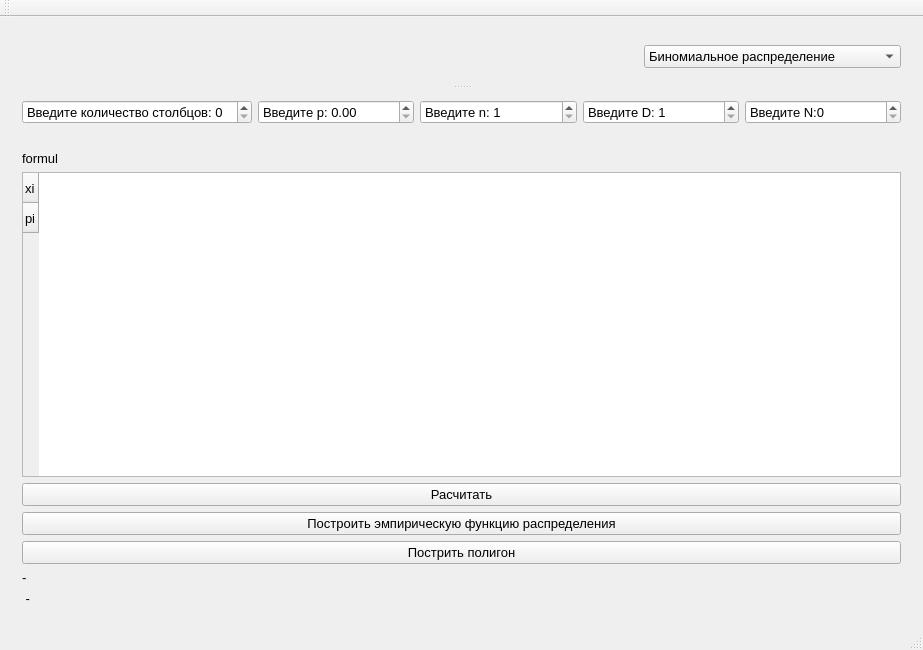
<?xml version="1.0" encoding="UTF-8"?>
<ui version="4.0">
 <class>MainWindow</class>
 <widget class="QMainWindow" name="MainWindow">
  <property name="geometry">
   <rect>
    <x>0</x>
    <y>0</y>
    <width>923</width>
    <height>650</height>
   </rect>
  </property>
  <property name="windowTitle">
   <string>MainWindow</string>
  </property>
  <widget class="QWidget" name="centralWidget">
   <layout class="QGridLayout" name="gridLayout">
    <item row="0" column="0">
     <widget class="QSplitter" name="splitter">
      <property name="font">
       <font>
        <pointsize>10</pointsize>
       </font>
      </property>
      <property name="orientation">
       <enum>Qt::Vertical</enum>
      </property>
      <widget class="QWidget" name="horizontalLayoutWidget">
       <property name="font">
        <font>
         <pointsize>10</pointsize>
        </font>
       </property>
       <layout class="QHBoxLayout" name="horizontalLayout_2">
        <item>
         <spacer name="horizontalSpacer">
          <property name="font">
           <font>
            <pointsize>10</pointsize>
           </font>
          </property>
          <property name="orientation">
           <enum>Qt::Horizontal</enum>
          </property>
          <property name="sizeHint" stdset="0">
           <size>
            <width>40</width>
            <height>20</height>
           </size>
          </property>
         </spacer>
        </item>
        <item>
         <widget class="QComboBox" name="comboBox">
          <property name="font">
           <font>
            <pointsize>10</pointsize>
           </font>
          </property>
          <item>
           <property name="text">
            <string>Биномиальное распределение</string>
           </property>
          </item>
          <item>
           <property name="text">
            <string>Гипергеометрическое распределение</string>
           </property>
          </item>
         </widget>
        </item>
       </layout>
      </widget>
      <widget class="QWidget" name="verticalLayoutWidget">
       <property name="font">
        <font>
         <pointsize>10</pointsize>
        </font>
       </property>
       <layout class="QVBoxLayout" name="verticalLayout">
        <item>
         <layout class="QHBoxLayout" name="horizontalLayout">
          <item>
           <widget class="QSpinBox" name="countSpinBox">
            <property name="font">
             <font>
              <pointsize>10</pointsize>
             </font>
            </property>
            <property name="prefix">
             <string>Введите количество столбцов: </string>
            </property>
           </widget>
          </item>
          <item>
           <widget class="QDoubleSpinBox" name="pSpinBox">
            <property name="font">
             <font>
              <pointsize>10</pointsize>
             </font>
            </property>
            <property name="prefix">
             <string>Введите p: </string>
            </property>
            <property name="suffix">
             <string/>
            </property>
            <property name="maximum">
             <double>1.000000000000000</double>
            </property>
            <property name="singleStep">
             <double>0.010000000000000</double>
            </property>
           </widget>
          </item>
          <item>
           <widget class="QSpinBox" name="nSpinBox">
            <property name="font">
             <font>
              <pointsize>10</pointsize>
             </font>
            </property>
            <property name="prefix">
             <string>Введите n: </string>
            </property>
            <property name="minimum">
             <number>1</number>
            </property>
           </widget>
          </item>
          <item>
           <widget class="QSpinBox" name="dSpinBox">
            <property name="font">
             <font>
              <pointsize>10</pointsize>
             </font>
            </property>
            <property name="prefix">
             <string>Введите D: </string>
            </property>
            <property name="minimum">
             <number>1</number>
            </property>
           </widget>
          </item>
          <item>
           <widget class="QSpinBox" name="NSpinBox">
            <property name="font">
             <font>
              <pointsize>10</pointsize>
             </font>
            </property>
            <property name="prefix">
             <string>Введите N:</string>
            </property>
           </widget>
          </item>
         </layout>
        </item>
        <item>
         <layout class="QHBoxLayout" name="horizontalLayout_5"/>
        </item>
        <item>
         <widget class="QLabel" name="guide">
          <property name="text">
           <string> </string>
          </property>
         </widget>
        </item>
        <item>
         <widget class="QLabel" name="formul">
          <property name="text">
           <string>formul</string>
          </property>
         </widget>
        </item>
        <item>
         <widget class="QTableWidget" name="tableWidget">
          <property name="font">
           <font>
            <pointsize>10</pointsize>
           </font>
          </property>
          <row>
           <property name="text">
            <string>xi</string>
           </property>
          </row>
          <row>
           <property name="text">
            <string>pi</string>
           </property>
          </row>
         </widget>
        </item>
        <item>
         <widget class="QPushButton" name="resoltingButton">
          <property name="font">
           <font>
            <pointsize>10</pointsize>
           </font>
          </property>
          <property name="text">
           <string>Расчитать</string>
          </property>
         </widget>
        </item>
        <item>
         <widget class="QPushButton" name="graphic">
          <property name="font">
           <font>
            <pointsize>10</pointsize>
           </font>
          </property>
          <property name="text">
           <string>Построить эмпирическую функцию распределения</string>
          </property>
         </widget>
        </item>
        <item>
         <widget class="QPushButton" name="graphic2">
          <property name="font">
           <font>
            <pointsize>10</pointsize>
           </font>
          </property>
          <property name="text">
           <string>Пострить полигон</string>
          </property>
         </widget>
        </item>
        <item>
         <widget class="QLabel" name="Mx">
          <property name="font">
           <font>
            <pointsize>10</pointsize>
           </font>
          </property>
          <property name="text">
           <string>-</string>
          </property>
         </widget>
        </item>
        <item>
         <widget class="QLabel" name="Dx">
          <property name="font">
           <font>
            <pointsize>10</pointsize>
           </font>
          </property>
          <property name="text">
           <string> -</string>
          </property>
         </widget>
        </item>
       </layout>
      </widget>
     </widget>
    </item>
   </layout>
  </widget>
  <widget class="QMenuBar" name="menuBar">
   <property name="geometry">
    <rect>
     <x>0</x>
     <y>0</y>
     <width>923</width>
     <height>25</height>
    </rect>
   </property>
  </widget>
  <widget class="QToolBar" name="mainToolBar">
   <attribute name="toolBarArea">
    <enum>TopToolBarArea</enum>
   </attribute>
   <attribute name="toolBarBreak">
    <bool>false</bool>
   </attribute>
  </widget>
  <widget class="QStatusBar" name="statusBar"/>
 </widget>
 <layoutdefault spacing="6" margin="11"/>
 <resources/>
 <connections/>
</ui>
